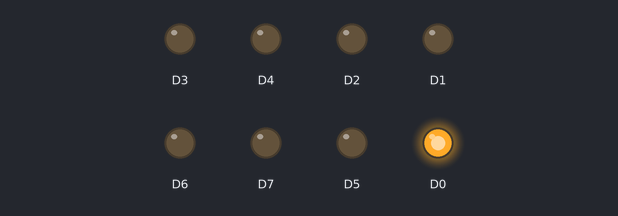
The sketch below on a simulated ESP8266 (NodeMCU). Shown: output pins drawn as LEDs (lit = HIGH).

Above: at 0.2 s.
At 1.2 s:
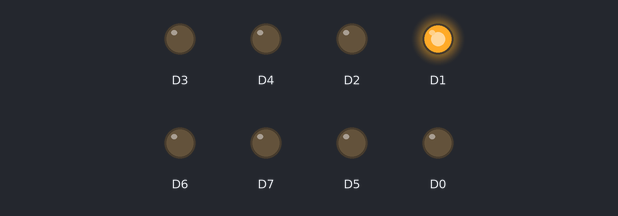
At 2.2 s:
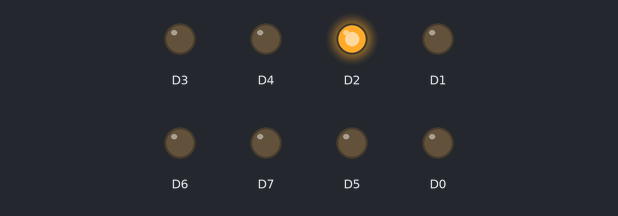
At 5.2 s:
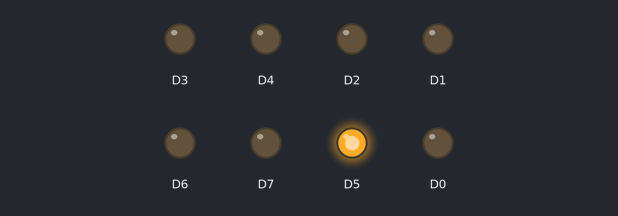
At 7.2 s:
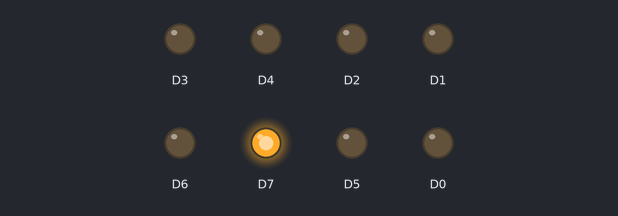
At 9.7 s:
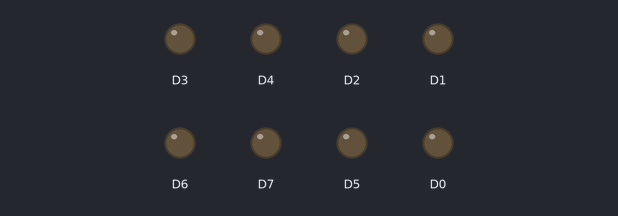
Timing chart, 0 to 10.4 s (numbered marks = the images above):
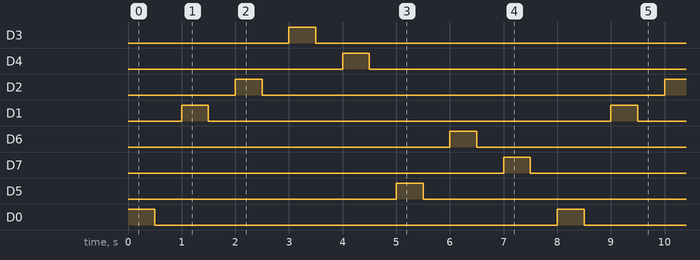

The sketch:

1.2.1.degiskenler.ino
```cpp
/*****************************************************************************
Programın Adı: Değişken kullanarak istenen değeri vermek

Programın Amacı: Değişken kullanarak 1D5 satırda tekrarladığımız gecikmeyi,
				istenen değerle kolayca değiştirebilme

Yazan: Kamil Bala
       kamilbala42@gmail.com
       tw: @tek_elo
       Yalova Deneyap Atelyesi / 2022

Devrenin arduino ve tinkercad simülasyon versiyonu:

https://www.tinkercad.com/things/kZ4Qno60xDy-121sekiz-ledi-yakip-sondurme-degisken-kullanimi/editel

******************************************************************************/

int iZaman=500;// gecikmeyi belirleyen Zaman değişkenini tanımlıyoruz

void setup()
{
  //D0. pini çıkış olarak atıyoruz
  pinMode(D0, OUTPUT);
  //D1. pini çıkış olarak atıyoruz
  pinMode(D1, OUTPUT);
  //D2. pini çıkış olarak atıyoruz
  pinMode(D2, OUTPUT);
  //D3. pini çıkış olarak atıyoruz
  pinMode(D3, OUTPUT);
  //D4. pini çıkış olarak atıyoruz
  pinMode(D4, OUTPUT);
  //D5. pini çıkış olarak atıyoruz
  pinMode(D5, OUTPUT);
  //D6. pini çıkış olarak atıyoruz
  pinMode(D6, OUTPUT);
  //D7. pini çıkış olarak atıyoruz
  pinMode(D7, OUTPUT);
}

void loop()
{
  digitalWrite(D0, HIGH);//D0. pini lojik HIGH yapıyoruz
  delay(iZaman); // 300 ms gecikme sağlıyoruz
  digitalWrite(D0, LOW);//D0. pini lojik LOW yapıyoruz
  delay(iZaman); // 300 ms gecikme sağlıyoruz
  digitalWrite(D1, HIGH);//D1. pini lojik HIGH yapıyoruz
  delay(iZaman); //300 ms gecikme sağlıyoruz
  digitalWrite(D1, LOW);//D1. pini lojik LOW yapıyoruz
  delay(iZaman); //300 ms gecikme sağlıyoruz
  digitalWrite(D2, HIGH);//D2. pini lojik HIGH yapıyoruz
  delay(iZaman); //300 ms gecikme sağlıyoruz
  digitalWrite(D2, LOW);//D2. pini lojik LOW yapıyoruz
  delay(iZaman); // 300 ms gecikme sağlıyoruz
  digitalWrite(D3, HIGH);//D3. pini lojik HIGH yapıyoruz
  delay(iZaman); // 300 ms gecikme sağlıyoruz
  digitalWrite(D3, LOW);//D3. pini lojik LOW yapıyoruz
  delay(iZaman); // 300 ms gecikme sağlıyoruz
  digitalWrite(D4, HIGH);//D4. pini lojik HIGH yapıyoruz
  delay(iZaman); // 300 ms gecikme sağlıyoruz
  digitalWrite(D4, LOW);//D4. pini lojik LOW yapıyoruz
  delay(iZaman); // 300 ms gecikme sağlıyoruz
  digitalWrite(D5, HIGH);//D5. pini lojik HIGH yapıyoruz
  delay(iZaman); // 300 ms gecikme sağlıyoruz
  digitalWrite(D5, LOW);//D5. pini lojik LOW yapıyoruz
  delay(iZaman); // 300 ms gecikme sağlıyoruz
  digitalWrite(D6, HIGH);//D6. pini lojik HIGH yapıyoruz
  delay(iZaman); // 300 ms gecikme sağlıyoruz
  digitalWrite(D6, LOW);//D6. pini lojik LOW yapıyoruz
  delay(iZaman); // 300 ms gecikme sağlıyoruz
  digitalWrite(D7, HIGH);//D7. pini lojik HIGH yapıyoruz
  delay(iZaman); // 300 ms gecikme sağlıyoruz
  digitalWrite(D7, LOW);//D7. pini lojik LOW yapıyoruz
  delay(iZaman); // 300 ms gecikme sağlıyoruz
}
```

Measured:
- by itself, D3, D4, D2, D1, D6, D7, D5, D0: alternates HIGH for 0.50 s and LOW for 7.5 s
- by itself, everything shown: repeats every 8.0 s, in 16 steps
